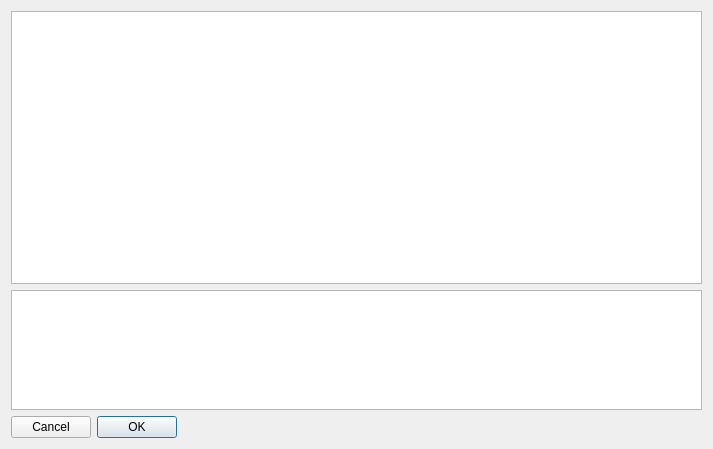
<?xml version="1.0" encoding="UTF-8"?>
<ui version="4.0">
 <class>TestMethodSelectDlg</class>
 <widget class="QDialog" name="TestMethodSelectDlg">
  <property name="geometry">
   <rect>
    <x>0</x>
    <y>0</y>
    <width>713</width>
    <height>449</height>
   </rect>
  </property>
  <property name="windowTitle">
   <string>Select test method</string>
  </property>
  <property name="windowIcon">
   <iconset resource="../../qHostMonitor.qrc">
    <normaloff>:/img/hostMonitor.png</normaloff>:/img/hostMonitor.png</iconset>
  </property>
  <layout class="QVBoxLayout" name="verticalLayout">
   <item>
    <widget class="QTreeView" name="treeTestMethods">
     <property name="editTriggers">
      <set>QAbstractItemView::NoEditTriggers</set>
     </property>
     <property name="iconSize">
      <size>
       <width>16</width>
       <height>16</height>
      </size>
     </property>
     <property name="headerHidden">
      <bool>true</bool>
     </property>
    </widget>
   </item>
   <item>
    <widget class="QPlainTextEdit" name="textDescription">
     <property name="sizePolicy">
      <sizepolicy hsizetype="Expanding" vsizetype="Preferred">
       <horstretch>0</horstretch>
       <verstretch>0</verstretch>
      </sizepolicy>
     </property>
     <property name="maximumSize">
      <size>
       <width>16777215</width>
       <height>120</height>
      </size>
     </property>
     <property name="sizeIncrement">
      <size>
       <width>4</width>
       <height>0</height>
      </size>
     </property>
     <property name="readOnly">
      <bool>true</bool>
     </property>
    </widget>
   </item>
   <item>
    <widget class="QDialogButtonBox" name="buttonBox">
     <property name="layoutDirection">
      <enum>Qt::RightToLeft</enum>
     </property>
     <property name="orientation">
      <enum>Qt::Horizontal</enum>
     </property>
     <property name="standardButtons">
      <set>QDialogButtonBox::Cancel|QDialogButtonBox::Ok</set>
     </property>
    </widget>
   </item>
  </layout>
 </widget>
 <resources>
  <include location="../../qHostMonitor.qrc"/>
 </resources>
 <connections/>
</ui>
